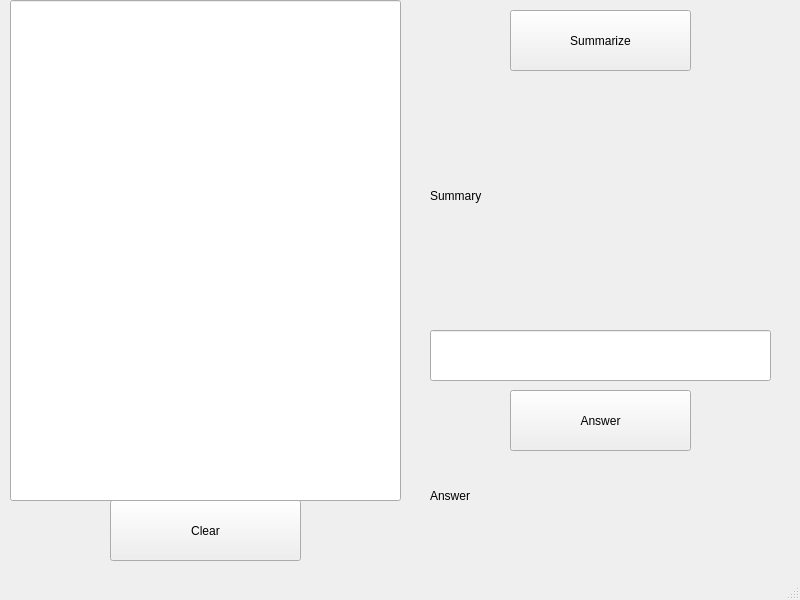
<?xml version="1.0" encoding="UTF-8"?>
<ui version="4.0">
 <class>MainWindow</class>
 <widget class="QMainWindow" name="MainWindow">
  <property name="geometry">
   <rect>
    <x>0</x>
    <y>0</y>
    <width>800</width>
    <height>600</height>
   </rect>
  </property>
  <property name="windowTitle">
   <string>MainWindow</string>
  </property>
  <widget class="QWidget" name="centralwidget">
   <widget class="QLineEdit" name="text">
    <property name="geometry">
     <rect>
      <x>10</x>
      <y>0</y>
      <width>391</width>
      <height>501</height>
     </rect>
    </property>
    <property name="clearButtonEnabled">
     <bool>false</bool>
    </property>
   </widget>
   <widget class="QLabel" name="Summary">
    <property name="geometry">
     <rect>
      <x>430</x>
      <y>80</y>
      <width>341</width>
      <height>231</height>
     </rect>
    </property>
    <property name="text">
     <string>Summary</string>
    </property>
   </widget>
   <widget class="QLabel" name="answer">
    <property name="geometry">
     <rect>
      <x>430</x>
      <y>450</y>
      <width>341</width>
      <height>91</height>
     </rect>
    </property>
    <property name="text">
     <string>Answer</string>
    </property>
   </widget>
   <widget class="QLineEdit" name="question">
    <property name="geometry">
     <rect>
      <x>430</x>
      <y>330</y>
      <width>341</width>
      <height>51</height>
     </rect>
    </property>
   </widget>
   <widget class="QPushButton" name="answerB">
    <property name="geometry">
     <rect>
      <x>510</x>
      <y>390</y>
      <width>181</width>
      <height>61</height>
     </rect>
    </property>
    <property name="text">
     <string>Answer</string>
    </property>
   </widget>
   <widget class="QPushButton" name="SummarizeB">
    <property name="geometry">
     <rect>
      <x>510</x>
      <y>10</y>
      <width>181</width>
      <height>61</height>
     </rect>
    </property>
    <property name="text">
     <string>Summarize</string>
    </property>
   </widget>
   <widget class="QPushButton" name="ClearB">
    <property name="geometry">
     <rect>
      <x>110</x>
      <y>500</y>
      <width>191</width>
      <height>61</height>
     </rect>
    </property>
    <property name="text">
     <string>Clear</string>
    </property>
   </widget>
  </widget>
  <widget class="QMenuBar" name="menubar">
   <property name="geometry">
    <rect>
     <x>0</x>
     <y>0</y>
     <width>800</width>
     <height>22</height>
    </rect>
   </property>
  </widget>
  <widget class="QStatusBar" name="statusbar"/>
 </widget>
 <resources/>
 <connections/>
</ui>
